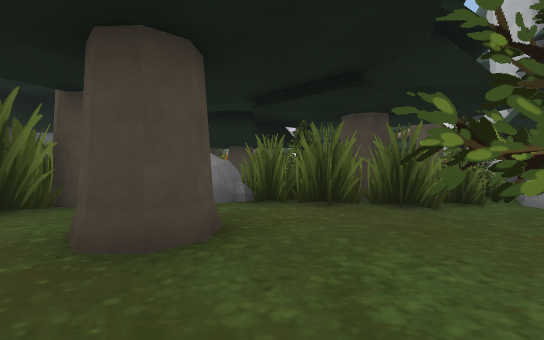
view 1 (above)

19 first-person views from a walk through a 3-D level made in the Unity game engine. The camera is 1.4 m above the floor, tilts 2° down and sees 90° across. The floor is counted in squares, 2 m on a side. Each view is taken from the middle of a square. On the plan, view 1 faces up. The plan holds only what a view shows up to about 9 squares ahead; the rest is blank. The place goes on beyond the plan. The player character is not drawn. Some animated figures are left out.

view 2
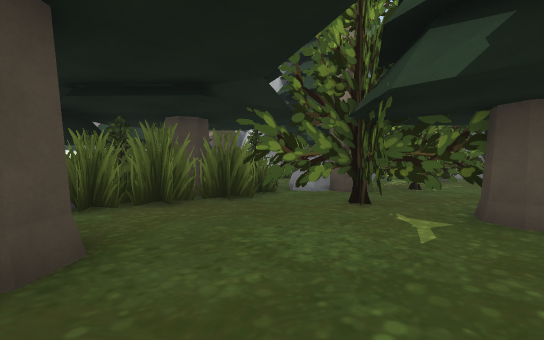

view 3
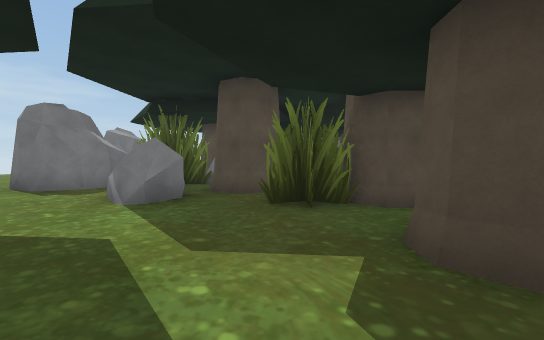

view 4
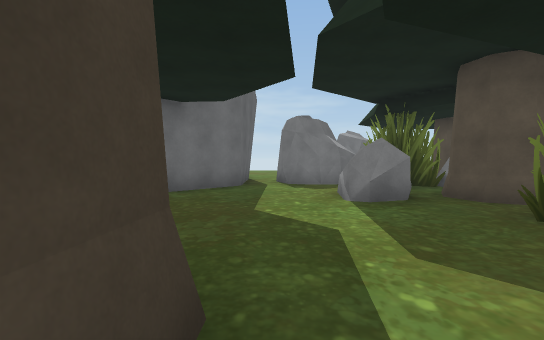

view 5
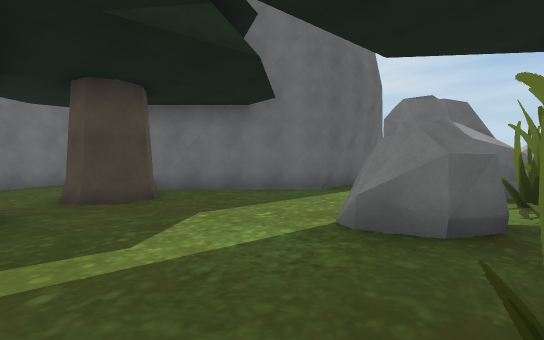

view 6
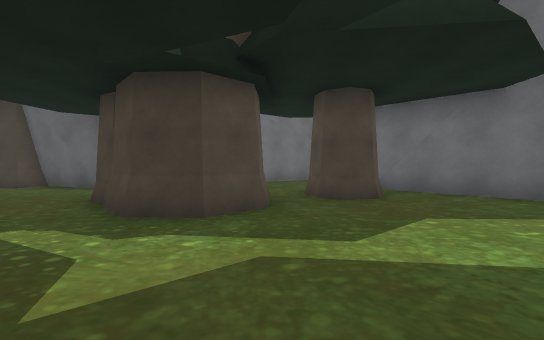

view 7
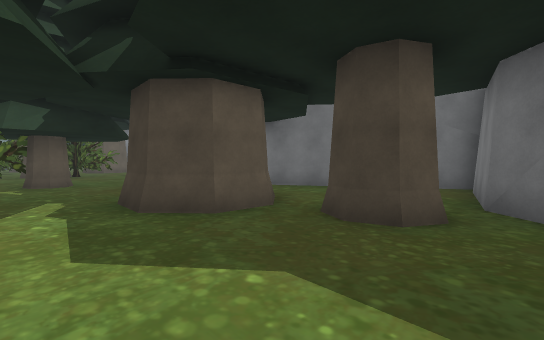

view 8
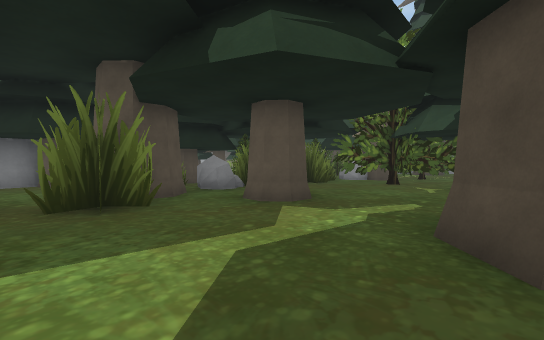

view 9
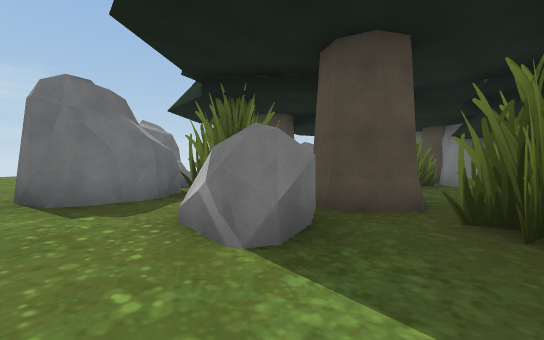

view 10
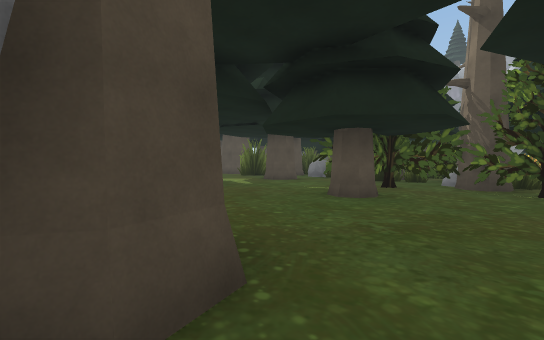

view 11
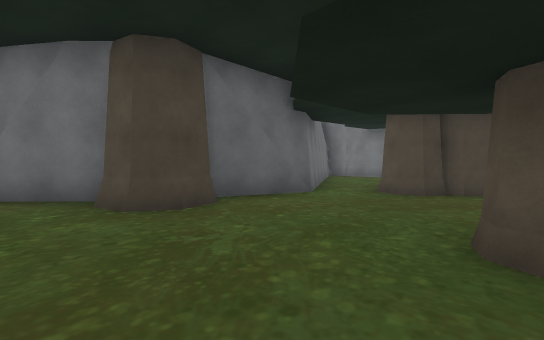

view 12
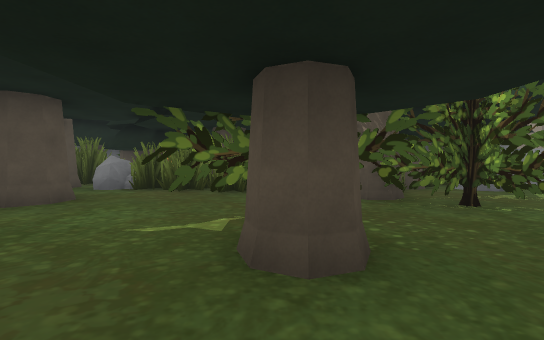

view 13
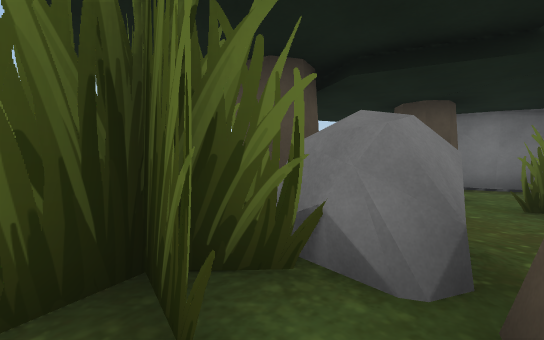

view 14
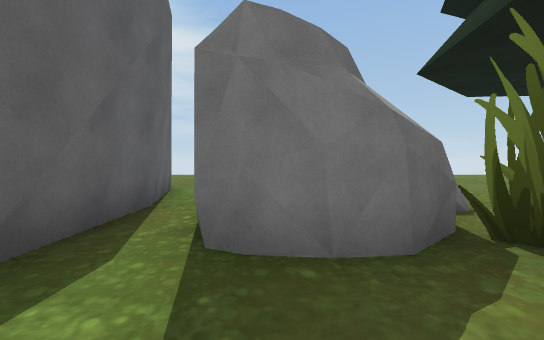

view 15
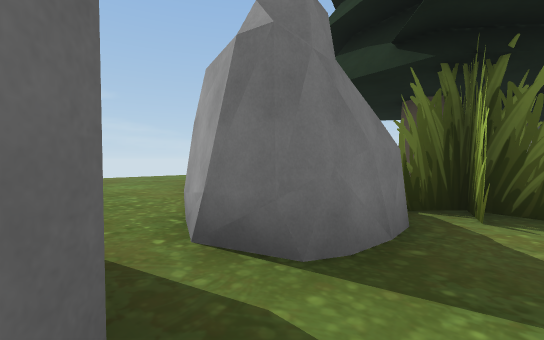

view 16
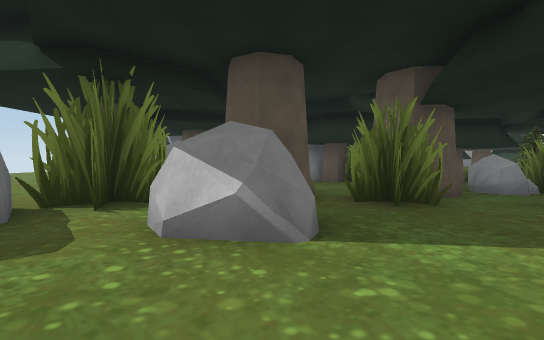

view 17
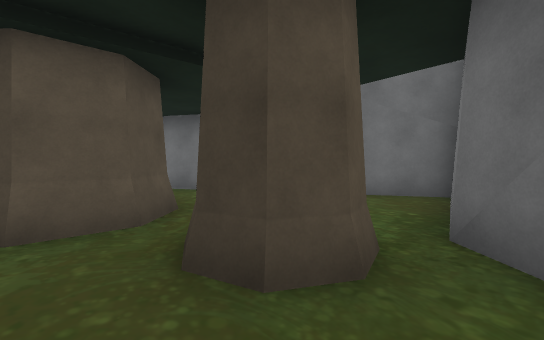

view 18
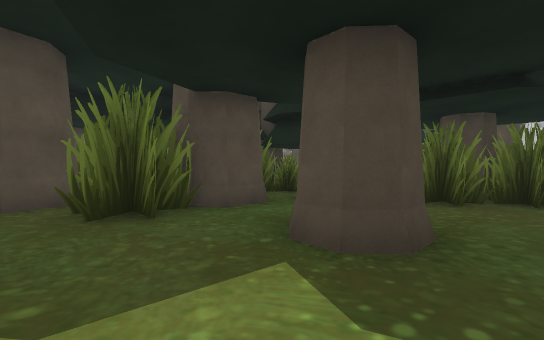

view 19
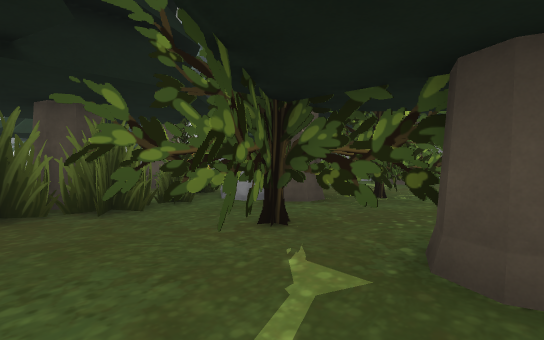

### Floor plan
Key: @ floor where view 1 was taken; # wall or solid block; x gap in a wall; . floor; T thing the floor can be seen under or through; O other object.
Columns run from 17 left of view 1 to 6 right of it. Each row starts with its distance up from view 1.
 11          ##
 10          .#
  9          x####
  8   ..     .OO.#O#OO
  7   ...    ..... O#    #
  6    ... ##O....OOOO   O
  5     ....OO.#..##OOO#OO
  4       ..#####O#...OOOOOO
  3 .. OO OO##...O..#.######
  2 ....   OO.OO........####
  1 ......OOO......... ##.##
  0  ......O.........@..#...
 -1   ...####.....TT#......
 -2     ##  ##..#TTT##......
 -3          ####T..........
 -4            #......##.#..
 -5            ##...#######.
 -6             #.###     #.
 -7             ###       ##

Where each view was taken, in squares from view 1:
view 1: 0 up, 0 right, facing up
view 2: 0 up, 1 left, facing up-right
view 3: 0 up, 1 left, facing up-left
view 4: 0 up, 1 left, facing left
view 5: 3 up, 3 left, facing down-left
view 6: 3 up, 3 left, facing down
view 7: 1 up, 6 left, facing down-right
view 8: 1 down, 5 left, facing up-right
view 9: 0 up, 4 left, facing up-left
view 10: 5 down, 6 right, facing up-left
view 11: 0 up, 6 right, facing down-left
view 12: 2 down, 3 right, facing up
view 13: 3 up, 7 left, facing up-left
view 14: 1 up, 7 left, facing left
view 15: 1 down, 8 left, facing up-left
view 16: 1 down, 6 left, facing up
view 17: 1 down, 6 left, facing down-right
view 18: 0 up, 2 left, facing up
view 19: 0 up, 1 right, facing up-right
